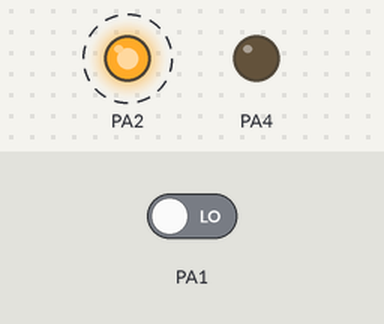
Recording of a sketch running on a simulated STM32 Blue Pill. Parts: output pins drawn as LEDs (lit = HIGH). Dashed ring = blinking. The test bench sets the inputs (shaded band); at power-on: PA1 LOW.

Above: at 0.1 s.
At 38.1 s:
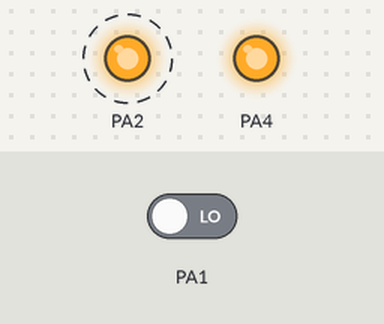
Timing chart, 0 to 40.0 s (numbered marks = the images above):
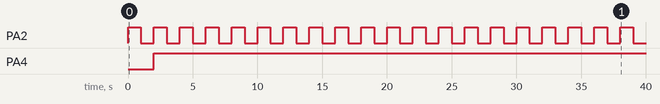

The sketch:

HABITACION.ino
```cpp
void setup() {
  Serial.begin(9600);
  pinMode(PA2, OUTPUT);
  pinMode(PA1, INPUT);
  pinMode(PA4, OUTPUT);
  digitalWrite(PA2, LOW);
  }
void loop() {
  long a;
  long b;

  digitalWrite(PA2, HIGH);
  delay(1000);
  digitalWrite(PA2, LOW);

  a = pulseIn(PA1, HIGH);
  b = a/59;
  if(b>0 && b<20){

  digitalWrite(PA4, LOW);
  delay(30000);
  }
  else
  digitalWrite(PA4, HIGH);

}
```

Measured:
- by itself, PA2: alternates HIGH for 1.0 s and LOW for 1.0 s
- by itself, PA4: LOW → HIGH at 2.0 s
